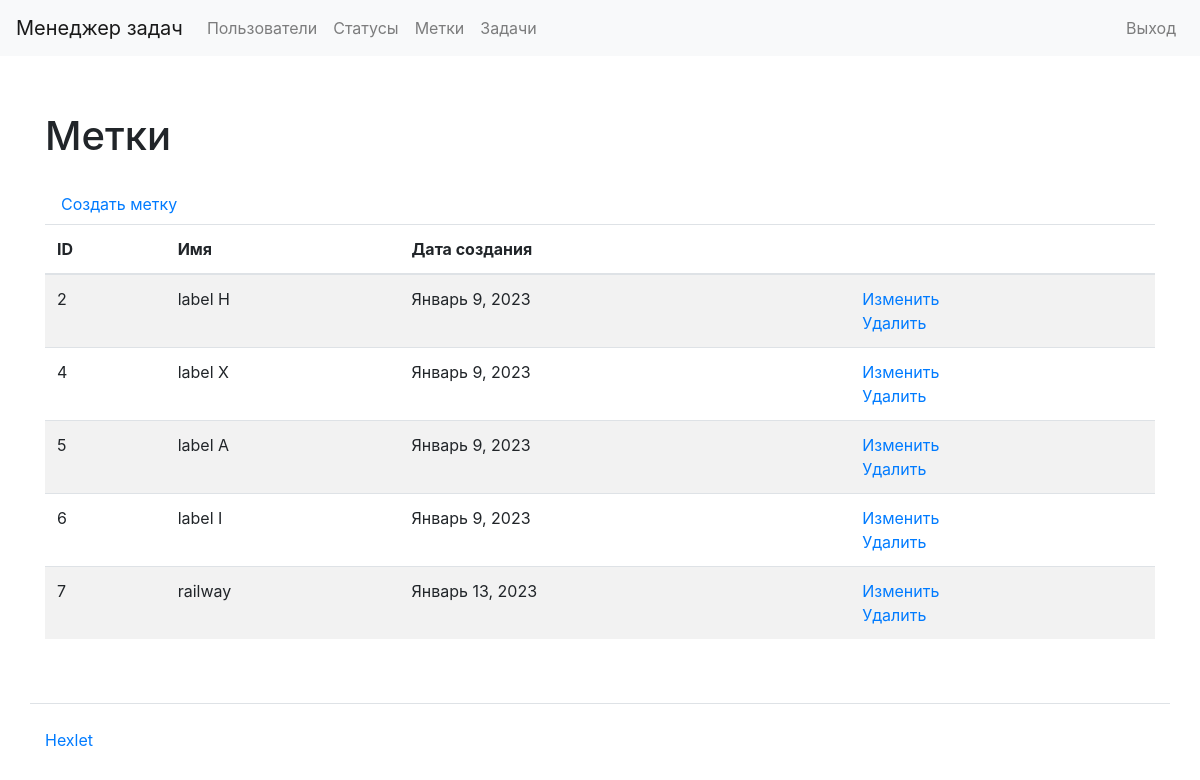
/labels/ (signed in), run on an earlier commit of the app's database.
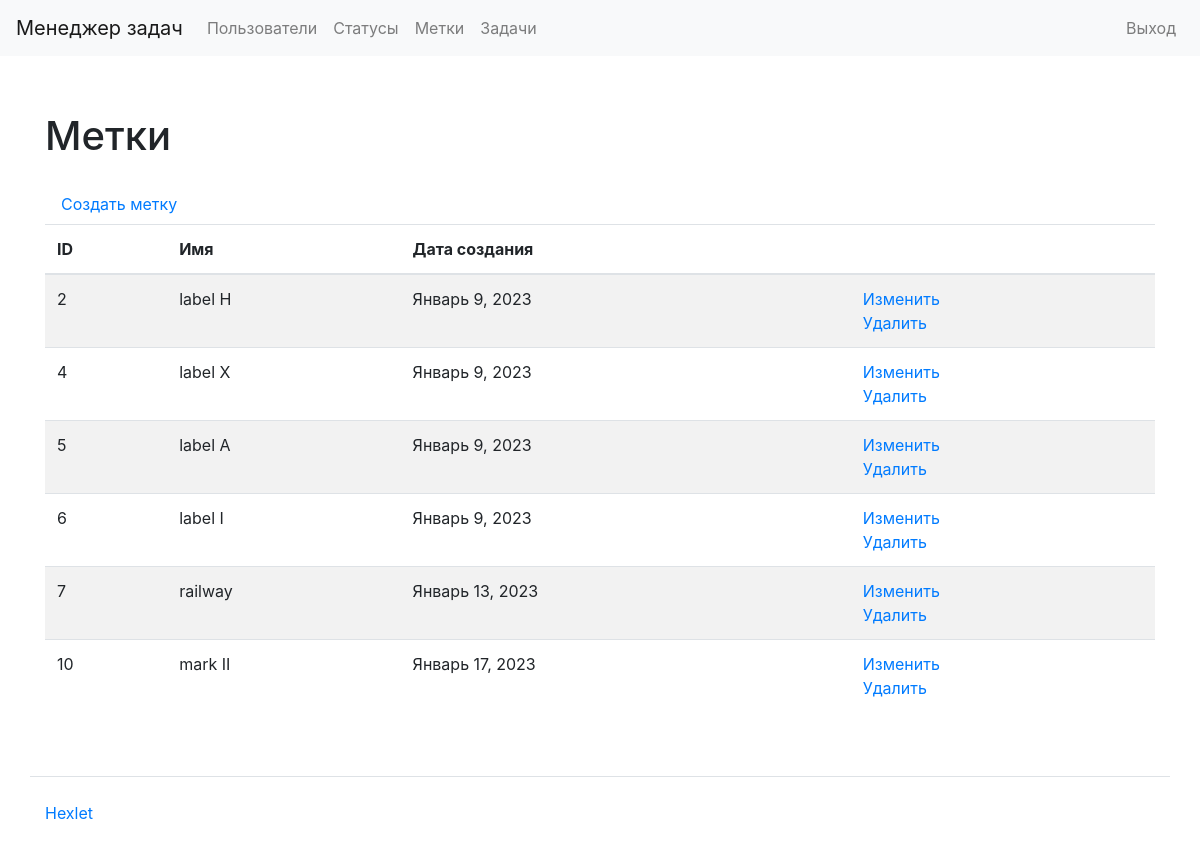
And on a later commit of the database.
### task_manager/labels/models.py (models this page shows, shortened)
class Label(models.Model):
    name = models.CharField(max_length=50, unique=True, verbose_name=_('Name'))
    created_at = models.DateTimeField(auto_now_add=True)

### task_manager/labels/views.py (the view)
# urls.py: path('', views.LabelsListView.as_view(), name='labels_index'),
class LabelsListView(LoginRequiredMixin, ListView):
    model = Label
    template_name = 'labels/index.html'

### task_manager/templates/labels/index.html (shortened to what this page needs)
{% extends "index.html" %}
{% load bootstrap4 %}
{% load i18n %}
{% block content %}
<div class="container wrapper flex-grow-1">
    <h1 class="my-4">
        {% trans "Labels" %}
    </h1>
    <a class="nav-link" href="{% url 'labels_create' %}">{% trans "Create label" %}</a>
    <table class="table table-striped">
        <thead>
            <tr>
                <th>ID</th>
                <th>{% trans "Name" %}</th>
                <th>{% trans "Creation date" %}</th>
                <th></th>
            </tr>
        </thead>
        <tbody>
            {% for label in object_list %}
            <tr>
                <td>{{ label.id }}</td>
                <td>{{ label.name }}</td>
                <td>{{ label.created_at|date:"F j, Y" }}</td>
                <td>
                    <a href="{% url 'labels_update' pk=label.id %}">
                        {% trans "Update" %}
                    </a>
                    <br/>
                    <a href="{% url 'labels_delete' pk=label.id %}">
                        {% trans "Delete" %}
                    </a>
                </td>
            </tr>
            {% endfor %}
        </tbody>
    </table>
</div>
{% endblock %}

What changed in the data, as far as the page shows it:
added Label: id "10", name "mark II", created_at "Январь 17, 2023"
